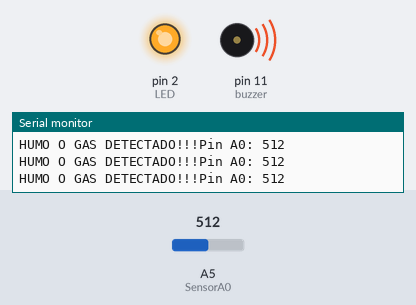
Bench run of a sketch on a simulated Arduino Uno, built with avr-gcc and run on an emulated ATmega328P. Parts: output pins drawn as LEDs (lit = HIGH), buzzer (waves = sounding, pin HIGH), the last lines printed to the serial monitor. Inputs (shaded band) come from the test bench; at power-on: A5 (SensorA0) = 512.

Above: at 1.2 s.
1.3 s: A5 (SensorA0) set to 487
At 1.8 s:
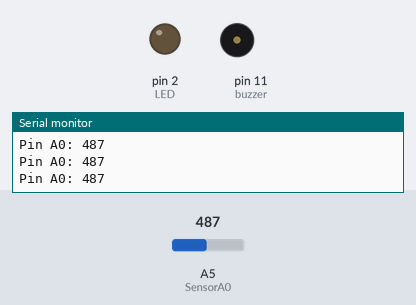
2.8 s: A5 (SensorA0) set to 1023
At 3.1 s:
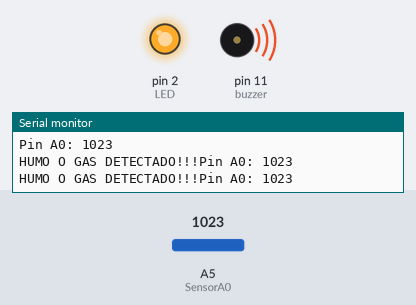
4.3 s: A5 (SensorA0) set to 490
At 5.2 s:
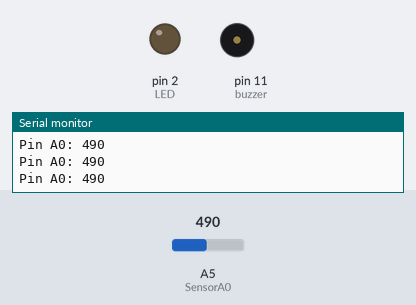
Timing chart, 0 to 7.3 s (numbered marks = the images above; inputs shaded):
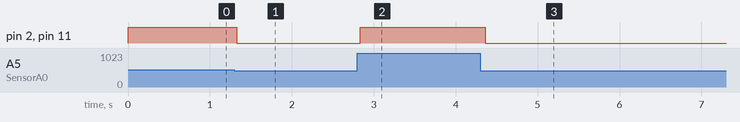

Measured:
- the behaviour switches between 501 and 500 on A5 (SensorA0) (found by bisection; images 0 and 1)
- after the input at 1.3 s, pin 2 (LED), pin 11 (buzzer): HIGH → LOW at once
- after the input at 2.8 s, pin 2 (LED), pin 11 (buzzer): LOW → HIGH at once
- after the input at 4.3 s, pin 2 (LED), pin 11 (buzzer): HIGH → LOW after 0.06 s

The sketch:

SensorHumo.ino
```cpp
//UCC a los 5V del arduino
int buzzer = 11;    //positivo en D11
int SensorA0 = A5;  //A0 del sensor a A5 del arduino
int LED = 2;

//valor del umbral al que se activa el buzzer
int Umbral = 500;  // podemos variar la sensibilidad

void setup() {
  pinMode(buzzer, OUTPUT);
  pinMode(SensorA0, INPUT);
  pinMode(LED, OUTPUT);
  Serial.begin(2400);
}

void loop() {
  //Lectura analogica del sensor MQ2
  int lecturaSensor = analogRead(SensorA0);

  Serial.print("Pin A0: ");
  Serial.println(lecturaSensor);

  //Verifica si la lectura es mayor al umbral
  if (lecturaSensor > Umbral) {
    digitalWrite(LED, HIGH);
    digitalWrite(buzzer, HIGH);
    Serial.print("HUMO O GAS DETECTADO!!!");
  } else {
    digitalWrite(LED, LOW);
    digitalWrite(buzzer, LOW);
  }
  delay(100);
}
```
